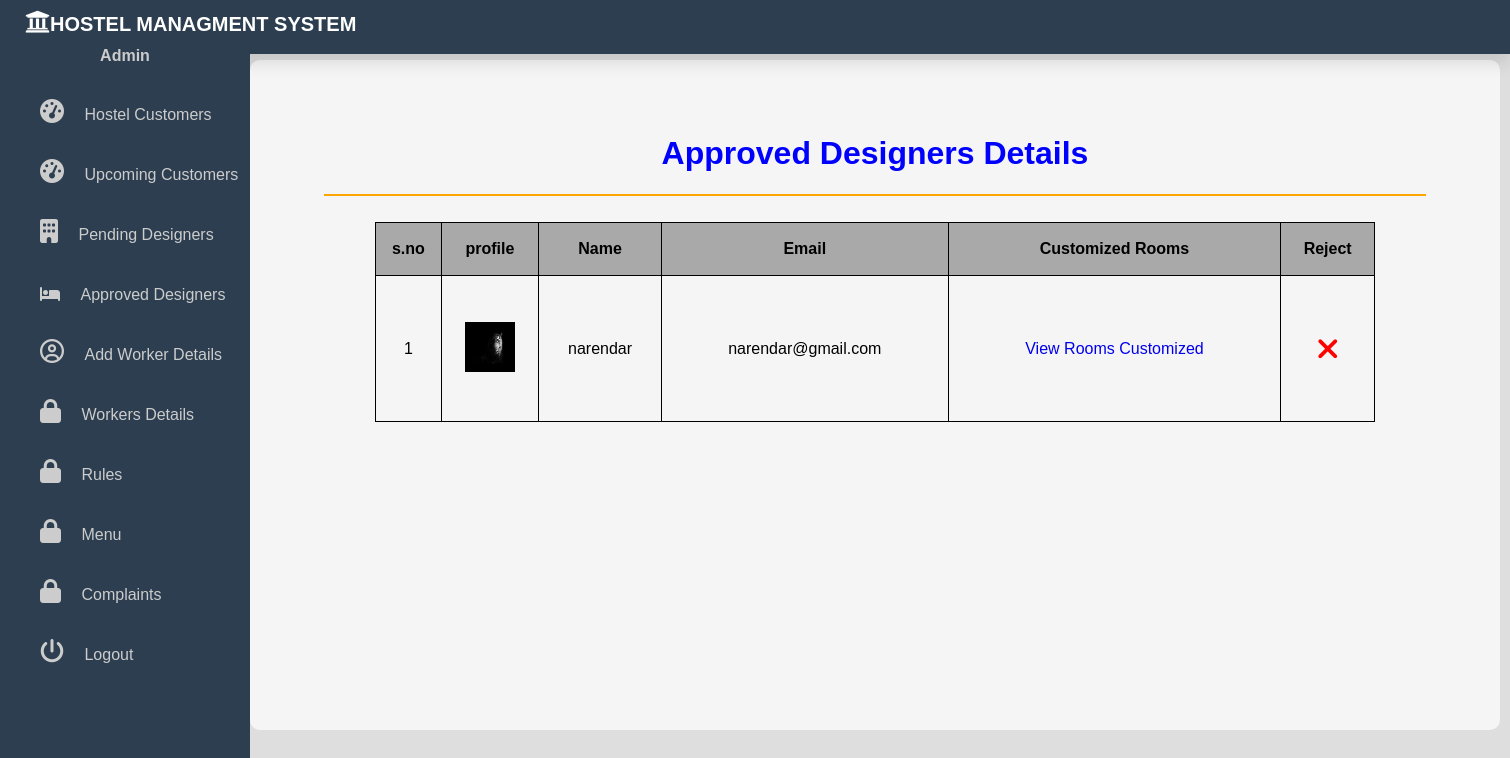
Screenshot of /admin-approved-designers/ (signed in) with the database file from the repository.
### designer/models.py (models this page shows)
class Designer(models.Model):
    user=models.OneToOneField(User,on_delete=models.CASCADE)
    gender=models.CharField(max_length=20,choices=gender_choices)
    profile_pic=models.ImageField(upload_to='profile_pic/designer/')
    approved=models.BooleanField(default=False,null=True)
    resume=models.FileField(upload_to='resumes/',null=True)

### core/views.py (the view)
# urls.py: path('admin-approved-designers/',views.admin_approved_designers,name='admin-approved-designers'),
@login_required(login_url='admin-sign-in')
def admin_approved_designers(request):
    designer=Designer.objects.filter(approved=True)
    return render(request,'admin/approveddesigners.html',{'designers':designer})

### templates/admin/approveddesigners.html (shortened to what this page needs)
<!DOCTYPE html>
<html lang="en">
<head>
    <link rel="stylesheet" href="https://cdnjs.cloudflare.com/ajax/libs/font-awesome/4.7.0/css/font-awesome.min.css">
</head>
<body>
    {% include 'admin/base.html' %}
<div class="container"><br><br><br>
<center><h1>Approved Designers Details</h1></center>
<hr color="orange" width="1100"><br>
<table border="1" height="200" width="1000" align="center" >
<tr align="center" background-color="blue">
    <th >s.no</th>  <th>profile</th>   <th>Name</th>  <th> Email</th> <th>Customized Rooms</th> <th> Reject</th>
</tr>
 {% for designer in  designers %}
<tr align="center" >
    <td>{{forloop.counter}}</td>
      <td><img src="{{designer.profile_pic.url}}" width="50" height="50"></td>
       <td> {{designer.user}}</td>
         <td> {{designer.user.email}}</td>
         <td><a href="{% url 'admin-designer-customized-rooms' designer.id %}" class="viewroom">View Rooms Customized</a></td>
              <td><a href="{% url 'admin-rejecting-designer' designer.id %}"><i class="fa fa-close" style="font-size:30px;color:red"></i> </a></td>
</tr>
{% endfor %}
</div>
</body>
</html>

### templates/admin/approveddesigners.html (style rules this page uses)
body { margin: 0; font-family: Arial, Helvetica, sans-serif; background-color: ghostwhite; }
.container { background-color: whitesmoke; margin-left: 250px; height:670px; margin-top: 60px; width: 1250px; border-radius: 10px; box-shadow:4px; }
h1 { color:blue; }
table, th, td { border: 1px solid black; border-collapse: collapse; border-color: black; }
th { background-color: darkgray; }
.viewroom { text-decoration:none; }

### templates/admin/base.html (style rules this page uses)
body { background: #dedede; font-family: Arial, Helvetica, sans-serif; margin: 0; padding: 0; }

### rows the page displays
Designer: profile_pic (picture), user "narendar", user.email "narendar@gmail.com"
